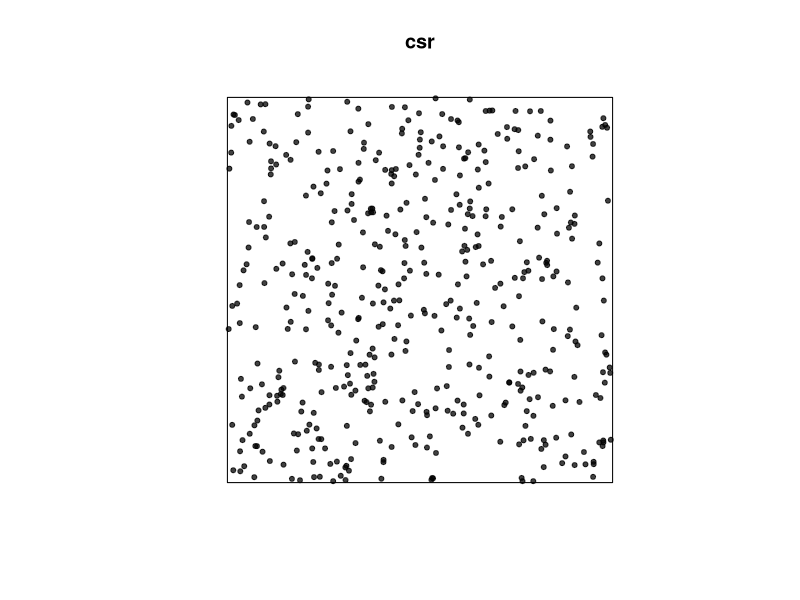
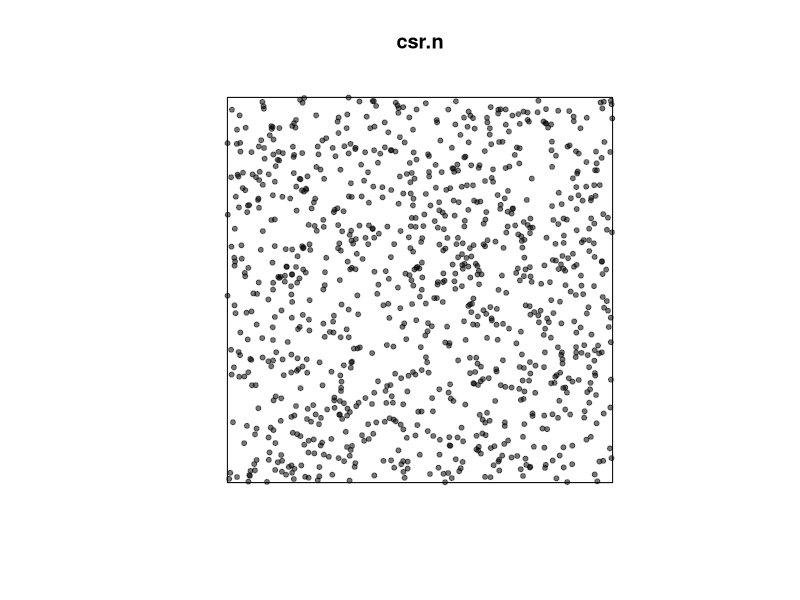
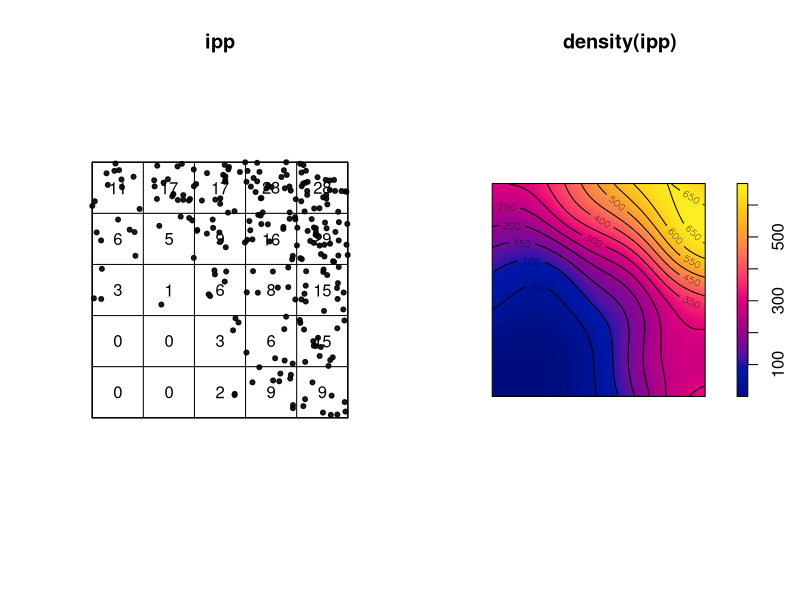
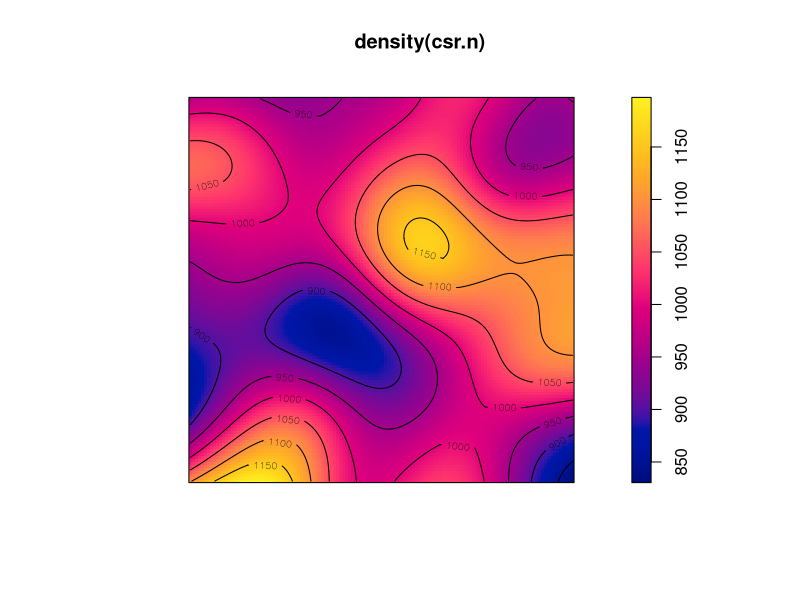
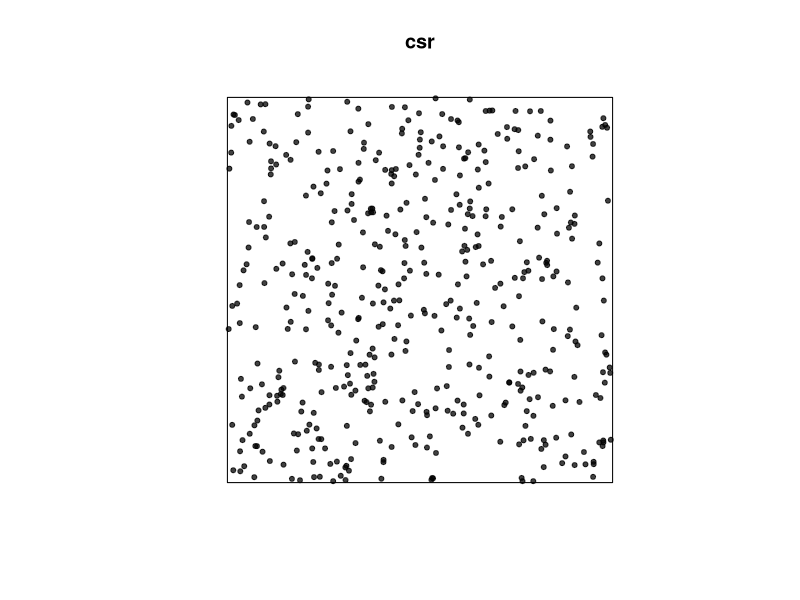
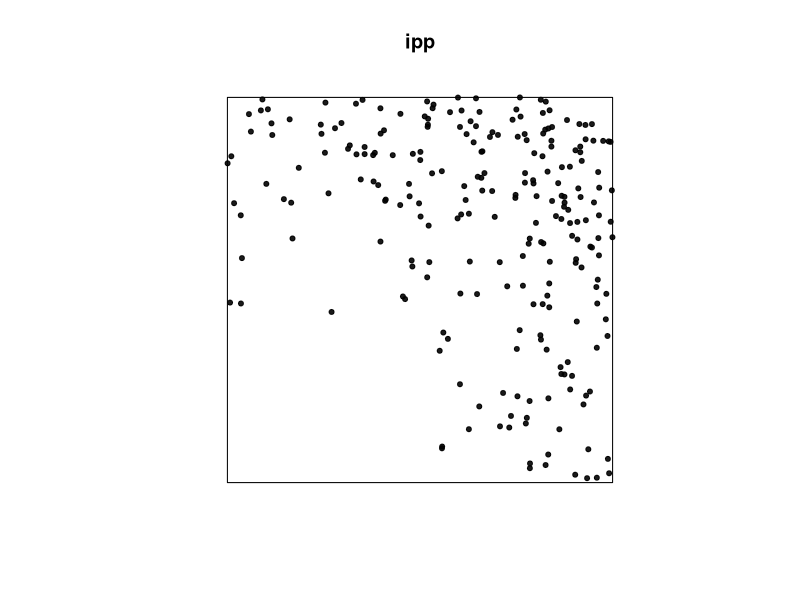
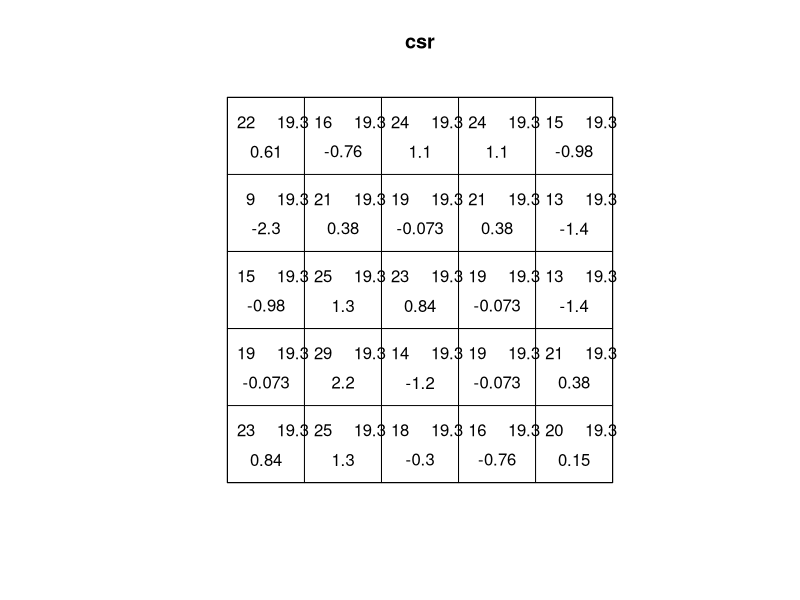
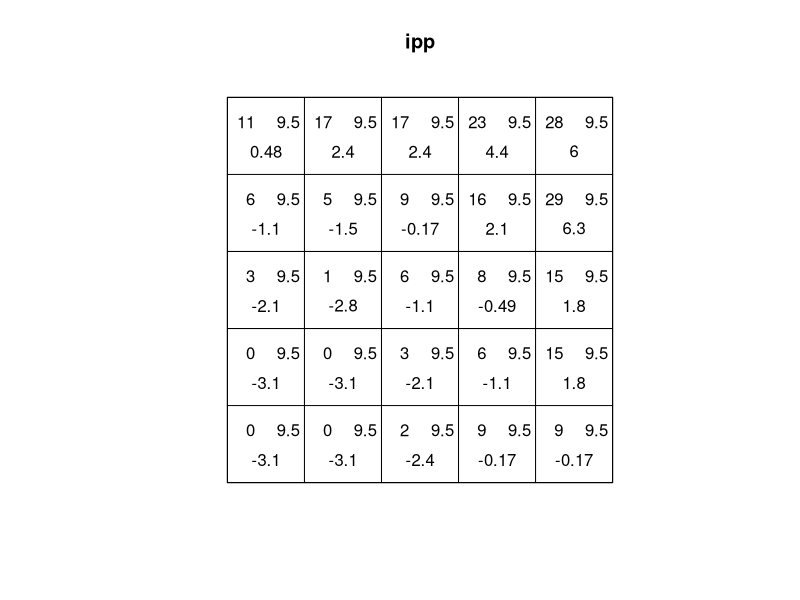

The R script that drew these images, in order: (Note: this script raises an error after producing the figures.)

# Example point-pattern analyses in R  

# load libraries
library(spatstat)

# Let's start with the simplest point pattern: complete spatial randomness (CSR).
# homogeneous Poisson process
set.seed(698) 
dims <- 100 # window size
pts <- 500 # number of points
lambda <- pts/dims/dims # what is the definition of lambda?
lambda

# generate a point pattern with csr using the rpoispp function
csr <- rpoispp(lambda, 
               win=owin(xrange=c(0,dims), yrange=c(0,dims)),
               nsim=1) 

# Let's look at the details of the csr object
summary(csr)
summary(csr)$intensity

# plot the csr point-pattern
plot(csr, pch=20)

# note that if we want an exact number of 'events', we can:
csr.n <- runifpoint(1000) # gives n points exactly
plot(csr.n, pch=20)

### Now, let's make intensity vary across space, i.e., an inhomogeneous 
# Poisson process (ipp) -> First-order structure.
# Instead of a number (n/A), lambda is now a function to vary intensity across space
lambda <- function(x,y) {500 * (x^3+y^3)} 
ipp <- rpoispp(lambda)

# let's plot the result & do a simple quadrat count summary
par(mfrow=c(1,2)) # two-panel (1 row, 2 columns) plot window
plot(ipp, pch=20)
summary(ipp)
quadratcount(ipp)
plot(quadratcount(ipp), add=T) #lay the points on top of the quadrat
# a few other ways to visualize the pattern
plot(density(ipp))
contour(density(ipp), add=T) #plot the density with contours
dev.off()

#example of a completely random process
#likely not first order structure
plot(density(csr.n))
contour(density(csr.n), add=T)

### Initial steps to infer process from pattern: a test for CSR
# test of Complete Spatial Randomness for a given point pattern
# based on quadrat counts
plot(csr, pch=20)
plot(ipp, pch=20)
#for the random pattern, the MonteCarlo is insignificant
quadrat.test(csr, method="MonteCarlo") # not significant
quadrat.test(ipp, method="MonteCarlo") #significant (for first order structure)

# plot the test graphic
#provides the count (left), expected value (right), and test statistic (bottom)
plot(quadrat.test(csr, method="MonteCarlo"), main="csr")
plot(quadrat.test(ipp, method="MonteCarlo"), main="ipp")

# Kolmogorov-Smirnov (KS) test
#first statistical test
#cdf=cumulative distribution function
cdf.test(csr, # point pattern
         "x", # covariate - in this case, the 'x' coordinate
         test="ks") # test to be performed ks = Kolmogorov-Smirnov
cdf.test(ipp, "x", test="ks") # significant
cdf.test(ipp, "y", test="ks") # significant

par(mfrow=c(1,3))
plot(cdf.test(csr, "x"), main="K-S test, csr") #random pattern with no deviation
plot(cdf.test(ipp, "x"), main="K-S test-x, ipp") #significant deviation
plot(cdf.test(ipp, "y"), main="K-S test-y, ipp") #significant deviation
dev.off()


# Now, let's look at some distance-based tests
### Second-order structure, but not first order
set.seed(978)
# random point pattern from a Thomas cluster process
?rThomas
 # note kappa = intensity of cluster centers
thom <- rThomas(kappa=30, scale=0.02, mu=10, win=c(0,1,0,1))
plot(thom, pch=20,  main="Thomas process with constant intensity") #fairly clustered dataset with only second order structure

# F = Empty space function = point-to-nearest-event distribution
?Fest
Fest(csr, # point pattern
     correction = "none") # none is specified as which edge correction to use?
Fest(thom, correction = "none")

# F-test on pattern with csr (no distance-dependent interactions or spatial structure)
par(mfrow=c(1,2))
plot(csr)
plot(Fest(csr, correction = "none"), main="F-test, csr")
dev.off()

# F-test on ipp pattern
par(mfrow=c(1,2))
plot(thom, pch=20)
plot(Fest(thom, correction = "none"), main="F-test, 2nd-order") # departs from theoretical expectation
dev.off()

# G = Nearest Neighbour Distance function = event-to-event distribution
par(mfrow=c(1,2))
plot(csr)
plot(Gest(csr, correction = "none"), main="G-test, 2nd-order") #no departure from theoretical
dev.off()
par(mfrow=c(1,2))
plot(thom, pch=20)
plot(Gest(thom, correction = "none"), main="G-test, 2nd-order")
dev.off()

# Ripley's K
par(mfrow=c(1,2))
plot(Kest(csr, correction = "none"), main="K-test, csr")
plot(Kest(thom, correction = "none"), main="K-test, 2nd-order") #significant clustering at small distances but that goes away as distance increases

### Envelope tests employ a Monte Carlo approach to provide a means to test 
# for statistical significance
#Envelopes
par(mfrow=c(1,2))
env.csr <- envelope(csr, Kest, nsim=99, nrank=1) #test you want to run, number of simulations, and rank (1 means minimum and maximum values generated will be the envelope bounds) 
plot(env.csr, main="K-test, csr with envelope")

#the non-random pattern with second order structure:
env.thom <- envelope(thom, Kest, nsim=99, nrank=1)
plot(env.thom, main="K-test, 2nd-order with envelope") #clustering at small values of r and some at larger ones (less important)

# The cells dataset shows significant dispersion to distances of r~0.15
?cells
par(mfrow=c(1,2))
plot(cells, pch=20)
env.cells <- envelope(cells, Kest, nsim=99, nrank=1)
#evidence for significant over dispersion
plot(env.cells, main="K-test on cells with envelope")
# the range of simulated values is quite large - why might that be the case? 1) you may need to run more simulations under the 95% confidence interval instead of the min and max; 2) there are not that many datapoints (only 42)

### The redwood dataset shows significant clustering to distances of r~0.2
?redwood
par(mfrow=c(1,2))
plot(redwood, pch=20)
plot(envelope(redwood, Kest, nsim=99, nrank=1), main="K-test on redwood with envelope")
#significant clustering at a range of distances
#stair-step like patterns reflect a low amount of data
dev.off()

# generate a point pattern with both first- and second-order structure
set.seed(983)
kappa <- function(x,y) {50*exp(-5*x*y)} #intensity of cluster centers
thom.ipp <- rThomas(kappa, scale=0.02, mu=10, c(0,1,0,1))
plot(thom.ipp)
#both first (variation of intensity of the clusters across space) and second order (clear clustering) structure
?Kinhom
#inhomogeneous K-function
plot(Kinhom(thom.ipp, correction="best")) #use best edge correction
#if you don't accomodate the edge effects (ie. specify non) the theoretical envelope is outside the line
#very strong spatial structure with the clear clustering and some dispersion at large radii
plot(envelope(thom.ipp, Kinhom, nsim=999, correction="best"))

# Analysis of marked point patterns
set.seed(4321)

# Exploratory analyses / plotting
data(lansing)
?lansing
#frequency of each mark type, the proportion of the data, and the intensity under unit area of 1
summary(lansing)
plot(lansing)
#plot each species individually
plot(split(lansing))
#split by species with density graph
plot(density(split(lansing)))

# simulating Poisson marked point processes, multivariate
# same number of points for each 
par(mfrow=c(1,2))
#random marked poison distribution point process
dat1 <- rmpoispp(100, types=c("A", "B", "C")) #average of 100
plot(dat1)

# different number of points
dat2 <- rmpoispp(c(100, 50, 20), types=c("A", "B", "C")) #different numbers for each marked point type
plot(dat2)


### Compare point patterns with different marks
dat <- rmpoispp(500, types=c("Plant", "Ant")) #one type if plant one type is plant
#expect neither plants nor ants to be aggregated or segregated with not interaction between them (due to specified random marks by poisson point process)
plot(dat)

# summary functions
?Gcross
plot(Gcross(dat, "Ant", "Plant")) #the legend shows the different ways of estimating the gfunction
?alltypes
#alltypes to see the different interactions
plot(alltypes(dat, "G")) #pairwise matrix of the different marked types


# generalization of the function Gest to multitype point patterns
data(ants)
plot(ants) #looks like they may aggregate nonrandomly
plot(Gcross(ants, "Cataglyphis", "Messor")) #not a lot of data so stairstep pattern, some evidence of clustering at larger distances and some evidence of segregation at shorter distances
# deviation from theoretical may suggest dependence between the points
plot(alltypes(ants, "G"))
plot(Gdot(ants, "Messor")) # i-to-any test (dispersion at all scales?)

#all of the possible pairwise comparisons across the species
#evidence of segregation between hickory and maple
#black oak segregates from miscellaneous
plot(alltypes(lansing, "G"))
plot(alltypes(lansing, "G", envelope = T))


################################################################################
# Fitting spatial models to point patterns 
dev.off()
dat <- rpoispp(500)
log(500)
ppm(dat, ~1)

set.seed(1004)
lambda <- function(x, y){
  100*exp(-3*x+4*y)
}

pp <- rpoispp(lambda)
plot(pp, pch=20)

mle <- ppm(pp, ~x+y)
mle
coef(mle)

### Now, lets include covariates that might be driving spatial variation in intensity.
# load and plot tree data
data(bei)
?bei
grad <- bei.extra$grad # slope
par(mfrow=c(1,2))
plot(grad, main="Slope")
points(bei, pch=20, col=rgb(0,0,0,0.5))
plot(density(bei), main="Density")
points(bei, pch=20, col=rgb(0,0,0,0.5))

# run spatial models on tree data using slope (grad) as a covariate
mle.bei <- ppm(bei, ~slope, 
               covariates=list(slope=grad), 
               na.action="na.exclude")
mle.bei
#plot(predict(mle.bei, type = "trend"))

# create a random covaraite and fit model
rando <- bei.extra$grad
rando[] <- runif(20301)
bei.extra$rando <- rando
mle.bei <- ppm(bei, ~rando, 
               covariates=list(rando=rando), 
               na.action="na.exclude")
mle.bei

# run spatial models on tree data using both slope (grad) and elevation 
elev <- bei.extra$elev
par(mfrow=c(1,2))
plot(elev, main="Elevation")
points(bei, pch=20, col=rgb(0,0,0,0.5))
plot(density(bei), main="Density")
points(bei, pch=20, col=rgb(0,0,0,0.5))
mle.bei <- ppm(bei, ~elev+grad+rando, covariates=bei.extra)
mle.bei
#plot(predict(mle.bei, type = "trend"))

# run spatial models on tree data w/ two covariates and trend
mle.bei <- ppm(bei, ~x+elev+grad+rando, covariates=bei.extra)
mle.bei
#plot(predict(mle.bei, type = "trend"))
dev.off()

### We can also check how well the models fit the observed spatial 
# pattern & perform model selection
M <- quadrat.test(mle.bei, nx = 4, ny = 2) #rejects fitted model
M
plot(bei, pch = ".")
plot(M, add = TRUE, cex = 1.5, col = "red")

plot(predict(mle.bei))
plot(bei, add = TRUE, pch = "+")
diagnose.ppm(mle.bei, which = "smooth")

#Lurking variable plot
fitx <- ppm(bei, ~x)
?lurking
lurking(fitx, grad, type="raw")

fit.slope <- ppm(bei, ~grad, covariates=list(grad=grad))
lurking(fit.slope, elev, type="raw")

# model selection
mle1 <- ppm(bei, ~grad, covariates=list(grad=grad))
mle2 <- ppm(bei, ~elev+grad, covariates=bei.extra)
mle.null <- ppm(bei, ~1)

# likelihood ratio test
anova(mle.null, mle1, test="Chi")
anova(mle.null, mle2, test="Chi")
anova(mle1, mle2, test="Chi")

#AIC
mle.prop <- ppm(bei, ~offset(log(grad)), covariates=list(grad=grad))
AIC(mle.prop)
AIC(mle.null)
AIC(mle.null) - AIC(mle.prop)

# Check if the covariates account for the spatial trend. 
pred <- predict(mle.bei, locations=bei)
Ki <- Kinhom(bei, pred)
plot(Ki, main="Inhomogeneous K function")

# Model fitting for marked patterns
ppm(dat, ~marks) # marks is a factor, model has one parameter for each level

ppm(lansing, ~marks)
ppm(lansing, ~marks+x) # log(lambda(x,y,m)) = am + bx (different intercept, same slope)
ppm(lansing, ~marks*x) # log(lambda) = am + bmx (different slope and intercept)
